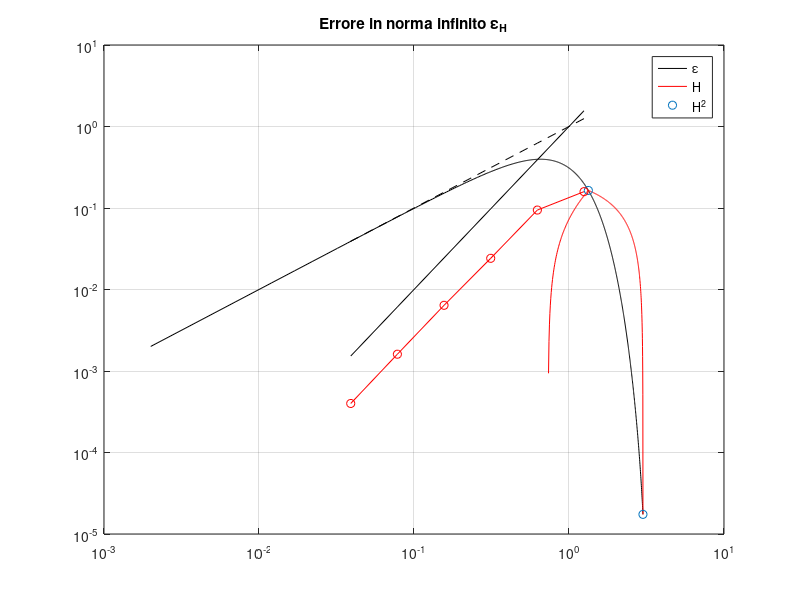

MATLAB code for this plot:
% Esercizio 2 Laboratorio 8

f = @(x) exp(-x.^2) .* sin(x);

a = -2; b = 3;

xvect = linspace( a, b, 1e3 );
yvect = f( xvect );

%% a) Polinomio interpolante composito lineare

%==========================================================================
% INTERP1
%==========================================================================
% Parametri di ingresso:
%   - nodi di interpolazione
%   - valori della funzione in corrispondenza di tali nodi
%   - punti nei quale valutare il polinomio interpolante
%
% Parametri di uscita:
%   - valutazione del polinomio interpolante in tali punti
%
%==========================================================================

n = 3;

H = ( b-a ) / n;

x_nod = linspace( a, b, n+1 );
y_nod = f( x_nod );

p_interp = interp1( x_nod, y_nod, xvect );

plot( xvect, yvect, 'k', xvect, p_interp, 'r' );
hold on; grid on;
plot( x_nod, y_nod, 'o' );
title('Linear Interpolation');
legend('funzione: f(x)', 'interpolazione composita: \Pi_n f(x)', 'nodi');

%% b) errore di interpolazione in norma infinito
err = norm( yvect - p_interp, inf );

fprintf("errore di interpolazione è: %g\n", err);

%% c) implementazione con vettore di n

HH = []; err_max = [];

for n = 2 .^ ( 2: 7 )
    
    H = ( b-a ) / n;
    HH = [ HH H ];
    
    x_nod = linspace( a, b, n+1 );
    y_nod = f( x_nod );
    
    p_interp = interp1( x_nod, y_nod, xvect );
    
    err = norm( yvect - p_interp, inf );
    err_max = [ err_max err ];
    
end

loglog( HH, err_max, 'ro-', HH, HH, 'k--', HH, HH.^2, 'k' );
legend('\epsilon', 'H', 'H^2');
title('Errore in norma infinito \epsilon_H');

% COMMENTO
% Si verifica graficamente che l'errore si abbatte con andamento quadratico
% rispetto ad H, in accordo con la stima teorica.